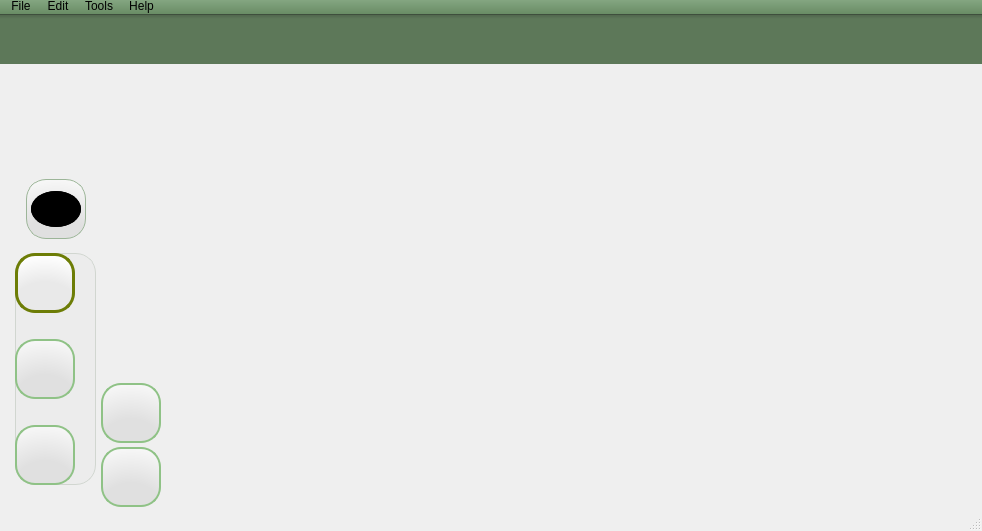
<?xml version="1.0" encoding="UTF-8"?>
<ui version="4.0">
 <class>OnlineBoard</class>
 <widget class="QMainWindow" name="OnlineBoard">
  <property name="geometry">
   <rect>
    <x>0</x>
    <y>0</y>
    <width>982</width>
    <height>531</height>
   </rect>
  </property>
  <property name="windowTitle">
   <string>Online Board</string>
  </property>
  <property name="iconSize">
   <size>
    <width>100</width>
    <height>100</height>
   </size>
  </property>
  <property name="animated">
   <bool>true</bool>
  </property>
  <widget class="QWidget" name="centralwidget">
   <property name="focusPolicy">
    <enum>Qt::StrongFocus</enum>
   </property>
   <layout class="QVBoxLayout" name="verticalLayout_5">
    <property name="spacing">
     <number>0</number>
    </property>
    <property name="leftMargin">
     <number>0</number>
    </property>
    <property name="topMargin">
     <number>0</number>
    </property>
    <property name="rightMargin">
     <number>0</number>
    </property>
    <property name="bottomMargin">
     <number>0</number>
    </property>
    <item>
     <widget class="QWidget" name="toolsPropsContainer" native="true">
      <property name="sizePolicy">
       <sizepolicy hsizetype="Expanding" vsizetype="Fixed">
        <horstretch>0</horstretch>
        <verstretch>0</verstretch>
       </sizepolicy>
      </property>
      <property name="minimumSize">
       <size>
        <width>0</width>
        <height>50</height>
       </size>
      </property>
      <property name="maximumSize">
       <size>
        <width>16777215</width>
        <height>50</height>
       </size>
      </property>
      <property name="styleSheet">
       <string notr="true">QWidget#toolsPropsContainer {
	background: qlineargradient(x1:0, y1:0, x2:0, y2:1, stop:0 #4e634b, stop:0.1 #5d7859);
	border-top: 1px solid #3e4f3d;
}</string>
      </property>
      <layout class="QVBoxLayout" name="verticalLayout_2">
       <property name="leftMargin">
        <number>0</number>
       </property>
       <property name="topMargin">
        <number>0</number>
       </property>
       <property name="rightMargin">
        <number>0</number>
       </property>
       <property name="bottomMargin">
        <number>0</number>
       </property>
      </layout>
     </widget>
    </item>
    <item>
     <layout class="QGridLayout" name="gridLayout_">
      <property name="leftMargin">
       <number>15</number>
      </property>
      <property name="topMargin">
       <number>11</number>
      </property>
      <property name="rightMargin">
       <number>11</number>
      </property>
      <item row="1" column="0">
       <widget class="QWidget" name="toolsContainer" native="true">
        <property name="sizePolicy">
         <sizepolicy hsizetype="Fixed" vsizetype="Fixed">
          <horstretch>0</horstretch>
          <verstretch>0</verstretch>
         </sizepolicy>
        </property>
        <property name="minimumSize">
         <size>
          <width>150</width>
          <height>330</height>
         </size>
        </property>
        <property name="maximumSize">
         <size>
          <width>150</width>
          <height>330</height>
         </size>
        </property>
        <property name="mouseTracking">
         <bool>false</bool>
        </property>
        <widget class="QWidget" name="tools" native="true">
         <property name="geometry">
          <rect>
           <x>0</x>
           <y>74</y>
           <width>81</width>
           <height>232</height>
          </rect>
         </property>
         <property name="sizePolicy">
          <sizepolicy hsizetype="Fixed" vsizetype="Fixed">
           <horstretch>0</horstretch>
           <verstretch>0</verstretch>
          </sizepolicy>
         </property>
         <property name="minimumSize">
          <size>
           <width>0</width>
           <height>0</height>
          </size>
         </property>
         <property name="maximumSize">
          <size>
           <width>16777215</width>
           <height>16777215</height>
          </size>
         </property>
         <property name="mouseTracking">
          <bool>false</bool>
         </property>
         <property name="layoutDirection">
          <enum>Qt::LeftToRight</enum>
         </property>
         <property name="autoFillBackground">
          <bool>false</bool>
         </property>
         <property name="styleSheet">
          <string notr="true">QWidget {
	background: #ececec;
	border: 1px solid #d1d6d0;
	border-radius: 20px;
}</string>
         </property>
         <layout class="QVBoxLayout" name="verticalLayout">
          <item>
           <widget class="QToolButton" name="buttonPencil">
            <property name="sizePolicy">
             <sizepolicy hsizetype="Maximum" vsizetype="Expanding">
              <horstretch>0</horstretch>
              <verstretch>0</verstretch>
             </sizepolicy>
            </property>
            <property name="minimumSize">
             <size>
              <width>60</width>
              <height>60</height>
             </size>
            </property>
            <property name="maximumSize">
             <size>
              <width>60</width>
              <height>60</height>
             </size>
            </property>
            <property name="cursor">
             <cursorShape>PointingHandCursor</cursorShape>
            </property>
            <property name="focusPolicy">
             <enum>Qt::StrongFocus</enum>
            </property>
            <property name="styleSheet">
             <string notr="true">QToolButton {
	background: qradialgradient(cx:0.5, cy:1.2, radius:1.2, fx:0.5, fy:1.2, stop:0.5 #e0e0e0, stop:1 #f7f7f7);
	border: 2px solid #8fc286;
	border-radius: 20px;
}

QToolButton:hover {
	background: qradialgradient(cx:0.5, cy:1.2, radius:1.2, fx:0.5, fy:1.2, stop:0.6 #e9e9e9, stop:1 #fff);
}

QToolButton:pressed {
	background: qradialgradient(cx:0.5, cy:1.2, radius:1.2, fx:0.5, fy:1.2, stop:0.8 #dedede, stop:1 #d0d0d0);
}

QToolButton:checked {
	background: qradialgradient(cx:0.5, cy:1.2, radius:1.2, fx:0.5, fy:1.2, stop:0.6 #e9e9e9, stop:1 #fff);
	border-width: 3px;
	border-color: #6d7d06;
}

QToolButton::menu-indicator {
	image: none;
}</string>
            </property>
            <property name="text">
             <string/>
            </property>
            <property name="icon">
             <iconset>
              <normaloff>Data/img/tools/pencil.png</normaloff>Data/img/tools/pencil.png</iconset>
            </property>
            <property name="iconSize">
             <size>
              <width>50</width>
              <height>50</height>
             </size>
            </property>
            <property name="checkable">
             <bool>true</bool>
            </property>
            <property name="checked">
             <bool>true</bool>
            </property>
            <attribute name="buttonGroup">
             <string notr="true">toolsGroup</string>
            </attribute>
           </widget>
          </item>
          <item>
           <spacer name="verticalSpacer">
            <property name="orientation">
             <enum>Qt::Vertical</enum>
            </property>
            <property name="sizeHint" stdset="0">
             <size>
              <width>20</width>
              <height>40</height>
             </size>
            </property>
           </spacer>
          </item>
          <item>
           <widget class="QToolButton" name="buttonLine">
            <property name="sizePolicy">
             <sizepolicy hsizetype="Maximum" vsizetype="Expanding">
              <horstretch>0</horstretch>
              <verstretch>0</verstretch>
             </sizepolicy>
            </property>
            <property name="minimumSize">
             <size>
              <width>60</width>
              <height>60</height>
             </size>
            </property>
            <property name="maximumSize">
             <size>
              <width>60</width>
              <height>60</height>
             </size>
            </property>
            <property name="cursor">
             <cursorShape>PointingHandCursor</cursorShape>
            </property>
            <property name="focusPolicy">
             <enum>Qt::StrongFocus</enum>
            </property>
            <property name="styleSheet">
             <string notr="true">QToolButton {
	background: qradialgradient(cx:0.5, cy:1.2, radius:1.2, fx:0.5, fy:1.2, stop:0.5 #e0e0e0, stop:1 #f7f7f7);
	border: 2px solid #8fc286;
	border-radius: 20px;
}

QToolButton:hover {
	background: qradialgradient(cx:0.5, cy:1.2, radius:1.2, fx:0.5, fy:1.2, stop:0.6 #e9e9e9, stop:1 #fff);
}

QToolButton:pressed {
	background: qradialgradient(cx:0.5, cy:1.2, radius:1.2, fx:0.5, fy:1.2, stop:0.8 #dedede, stop:1 #d0d0d0);
}

QToolButton:checked {
	background: qradialgradient(cx:0.5, cy:1.2, radius:1.2, fx:0.5, fy:1.2, stop:0.6 #e9e9e9, stop:1 #fff);
	border-width: 3px;
	border-color: #6d7d06;
}

QToolButton::menu-indicator {
	image: none;
}</string>
            </property>
            <property name="text">
             <string/>
            </property>
            <property name="icon">
             <iconset>
              <normaloff>Data/img/tools/line.png</normaloff>Data/img/tools/line.png</iconset>
            </property>
            <property name="iconSize">
             <size>
              <width>50</width>
              <height>50</height>
             </size>
            </property>
            <property name="checkable">
             <bool>true</bool>
            </property>
            <attribute name="buttonGroup">
             <string notr="true">toolsGroup</string>
            </attribute>
           </widget>
          </item>
          <item>
           <spacer name="verticalSpacer_2">
            <property name="orientation">
             <enum>Qt::Vertical</enum>
            </property>
            <property name="sizeHint" stdset="0">
             <size>
              <width>20</width>
              <height>40</height>
             </size>
            </property>
           </spacer>
          </item>
          <item>
           <widget class="QToolButton" name="buttonFigure">
            <property name="sizePolicy">
             <sizepolicy hsizetype="Maximum" vsizetype="Expanding">
              <horstretch>0</horstretch>
              <verstretch>0</verstretch>
             </sizepolicy>
            </property>
            <property name="minimumSize">
             <size>
              <width>60</width>
              <height>60</height>
             </size>
            </property>
            <property name="maximumSize">
             <size>
              <width>60</width>
              <height>60</height>
             </size>
            </property>
            <property name="cursor">
             <cursorShape>PointingHandCursor</cursorShape>
            </property>
            <property name="focusPolicy">
             <enum>Qt::StrongFocus</enum>
            </property>
            <property name="styleSheet">
             <string notr="true">QToolButton {
	background: qradialgradient(cx:0.5, cy:1.2, radius:1.2, fx:0.5, fy:1.2, stop:0.5 #e0e0e0, stop:1 #f7f7f7);
	border: 2px solid #8fc286;
	border-radius: 20px;
}

QToolButton:hover {
	background: qradialgradient(cx:0.5, cy:1.2, radius:1.2, fx:0.5, fy:1.2, stop:0.6 #e9e9e9, stop:1 #fff);
}

QToolButton:pressed {
	background: qradialgradient(cx:0.5, cy:1.2, radius:1.2, fx:0.5, fy:1.2, stop:0.8 #dedede, stop:1 #d0d0d0);
}

QToolButton:checked {
	background: qradialgradient(cx:0.5, cy:1.2, radius:1.2, fx:0.5, fy:1.2, stop:0.6 #e9e9e9, stop:1 #fff);
	border-width: 3px;
	border-color: #6d7d06;
}

QToolButton::menu-indicator {
	image: none;
}</string>
            </property>
            <property name="text">
             <string/>
            </property>
            <property name="icon">
             <iconset>
              <normaloff>Data/img/tools/rect.png</normaloff>Data/img/tools/rect.png</iconset>
            </property>
            <property name="iconSize">
             <size>
              <width>50</width>
              <height>50</height>
             </size>
            </property>
            <property name="checkable">
             <bool>true</bool>
            </property>
            <attribute name="buttonGroup">
             <string notr="true">toolsGroup</string>
            </attribute>
           </widget>
          </item>
         </layout>
        </widget>
        <widget class="QWidget" name="figures" native="true">
         <property name="geometry">
          <rect>
           <x>81</x>
           <y>200</y>
           <width>68</width>
           <height>134</height>
          </rect>
         </property>
         <property name="sizePolicy">
          <sizepolicy hsizetype="Fixed" vsizetype="Fixed">
           <horstretch>0</horstretch>
           <verstretch>0</verstretch>
          </sizepolicy>
         </property>
         <property name="minimumSize">
          <size>
           <width>0</width>
           <height>0</height>
          </size>
         </property>
         <property name="maximumSize">
          <size>
           <width>16777215</width>
           <height>16777215</height>
          </size>
         </property>
         <property name="layoutDirection">
          <enum>Qt::LeftToRight</enum>
         </property>
         <property name="autoFillBackground">
          <bool>false</bool>
         </property>
         <property name="styleSheet">
          <string notr="true"/>
         </property>
         <layout class="QVBoxLayout" name="verticalLayout_3">
          <property name="spacing">
           <number>0</number>
          </property>
          <property name="leftMargin">
           <number>5</number>
          </property>
          <property name="topMargin">
           <number>0</number>
          </property>
          <property name="rightMargin">
           <number>5</number>
          </property>
          <property name="bottomMargin">
           <number>0</number>
          </property>
          <item>
           <widget class="QToolButton" name="buttonRectangle">
            <property name="sizePolicy">
             <sizepolicy hsizetype="Maximum" vsizetype="Expanding">
              <horstretch>0</horstretch>
              <verstretch>0</verstretch>
             </sizepolicy>
            </property>
            <property name="minimumSize">
             <size>
              <width>60</width>
              <height>60</height>
             </size>
            </property>
            <property name="maximumSize">
             <size>
              <width>60</width>
              <height>60</height>
             </size>
            </property>
            <property name="cursor">
             <cursorShape>PointingHandCursor</cursorShape>
            </property>
            <property name="focusPolicy">
             <enum>Qt::StrongFocus</enum>
            </property>
            <property name="styleSheet">
             <string notr="true">QToolButton {
	background: qradialgradient(cx:0.5, cy:1.2, radius:1.2, fx:0.5, fy:1.2, stop:0.5 #e0e0e0, stop:1 #f7f7f7);
	border: 2px solid #8fc286;
	border-radius: 20px;
}

QToolButton:hover {
	background: qradialgradient(cx:0.5, cy:1.2, radius:1.2, fx:0.5, fy:1.2, stop:0.6 #e9e9e9, stop:1 #fff);
}

QToolButton:pressed {
	background: qradialgradient(cx:0.5, cy:1.2, radius:1.2, fx:0.5, fy:1.2, stop:0.8 #dedede, stop:1 #d0d0d0);
}

QToolButton:checked {
	background: qradialgradient(cx:0.5, cy:1.2, radius:1.2, fx:0.5, fy:1.2, stop:0.6 #e9e9e9, stop:1 #fff);
	border-width: 3px;
	border-color: #6d7d06;
}

QToolButton::menu-indicator {
	image: none;
}</string>
            </property>
            <property name="text">
             <string/>
            </property>
            <property name="icon">
             <iconset>
              <normaloff>Data/img/tools/rect.png</normaloff>Data/img/tools/rect.png</iconset>
            </property>
            <property name="iconSize">
             <size>
              <width>50</width>
              <height>50</height>
             </size>
            </property>
            <property name="checkable">
             <bool>false</bool>
            </property>
           </widget>
          </item>
          <item>
           <widget class="QToolButton" name="buttonEllipse">
            <property name="sizePolicy">
             <sizepolicy hsizetype="Maximum" vsizetype="Expanding">
              <horstretch>0</horstretch>
              <verstretch>0</verstretch>
             </sizepolicy>
            </property>
            <property name="minimumSize">
             <size>
              <width>60</width>
              <height>60</height>
             </size>
            </property>
            <property name="maximumSize">
             <size>
              <width>60</width>
              <height>60</height>
             </size>
            </property>
            <property name="cursor">
             <cursorShape>PointingHandCursor</cursorShape>
            </property>
            <property name="focusPolicy">
             <enum>Qt::StrongFocus</enum>
            </property>
            <property name="styleSheet">
             <string notr="true">QToolButton {
	background: qradialgradient(cx:0.5, cy:1.2, radius:1.2, fx:0.5, fy:1.2, stop:0.5 #e0e0e0, stop:1 #f7f7f7);
	border: 2px solid #8fc286;
	border-radius: 20px;
}

QToolButton:hover {
	background: qradialgradient(cx:0.5, cy:1.2, radius:1.2, fx:0.5, fy:1.2, stop:0.6 #e9e9e9, stop:1 #fff);
}

QToolButton:pressed {
	background: qradialgradient(cx:0.5, cy:1.2, radius:1.2, fx:0.5, fy:1.2, stop:0.8 #dedede, stop:1 #d0d0d0);
}

QToolButton:checked {
	background: qradialgradient(cx:0.5, cy:1.2, radius:1.2, fx:0.5, fy:1.2, stop:0.6 #e9e9e9, stop:1 #fff);
	border-width: 3px;
	border-color: #6d7d06;
}

QToolButton::menu-indicator {
	image: none;
}</string>
            </property>
            <property name="text">
             <string/>
            </property>
            <property name="icon">
             <iconset>
              <normaloff>Data/img/tools/ellipse.png</normaloff>Data/img/tools/ellipse.png</iconset>
            </property>
            <property name="iconSize">
             <size>
              <width>50</width>
              <height>50</height>
             </size>
            </property>
            <property name="checkable">
             <bool>false</bool>
            </property>
           </widget>
          </item>
         </layout>
        </widget>
        <widget class="QToolButton" name="buttonColor">
         <property name="geometry">
          <rect>
           <x>11</x>
           <y>0</y>
           <width>60</width>
           <height>60</height>
          </rect>
         </property>
         <property name="sizePolicy">
          <sizepolicy hsizetype="Maximum" vsizetype="Expanding">
           <horstretch>0</horstretch>
           <verstretch>0</verstretch>
          </sizepolicy>
         </property>
         <property name="minimumSize">
          <size>
           <width>60</width>
           <height>60</height>
          </size>
         </property>
         <property name="maximumSize">
          <size>
           <width>60</width>
           <height>60</height>
          </size>
         </property>
         <property name="cursor">
          <cursorShape>PointingHandCursor</cursorShape>
         </property>
         <property name="focusPolicy">
          <enum>Qt::StrongFocus</enum>
         </property>
         <property name="styleSheet">
          <string notr="true">QToolButton {
	background: qradialgradient(cx:0.5, cy:1.2, radius:1.2, fx:0.5, fy:1.2, stop:0.5 #e0e0e0, stop:1 #f7f7f7);
	border: 1px solid #9cb598;
	border-radius: 20px;
}

QToolButton:hover {
	background: qradialgradient(cx:0.5, cy:1.2, radius:1.2, fx:0.5, fy:1.2, stop:0.6 #e9e9e9, stop:1 #fff);
}

QToolButton:pressed {
	background: qradialgradient(cx:0.5, cy:1.2, radius:1.2, fx:0.5, fy:1.2, stop:0.8 #dedede, stop:1 #d0d0d0);
}

QToolButton:checked {
	background: qradialgradient(cx:0.5, cy:1.2, radius:1.2, fx:0.5, fy:1.2, stop:0.6 #e9e9e9, stop:1 #fff);
	border-width: 3px;
	border-color: #6d7d06;
}

QToolButton::menu-indicator {
	image: none;
}</string>
         </property>
         <property name="text">
          <string/>
         </property>
         <property name="iconSize">
          <size>
           <width>50</width>
           <height>50</height>
          </size>
         </property>
         <property name="checkable">
          <bool>false</bool>
         </property>
         <property name="checked">
          <bool>false</bool>
         </property>
         <widget class="QWidget" name="colorPreviewBgd" native="true">
          <property name="geometry">
           <rect>
            <x>5</x>
            <y>12</y>
            <width>50</width>
            <height>36</height>
           </rect>
          </property>
          <property name="styleSheet">
           <string notr="true">QWidget {
	background: url(':/resources/img/transparency.png');
	border: 2px solid;
	border-color: black;
	border-radius: 25px 18px;
}</string>
          </property>
          <widget class="QWidget" name="colorPreview" native="true">
           <property name="geometry">
            <rect>
             <x>0</x>
             <y>0</y>
             <width>50</width>
             <height>36</height>
            </rect>
           </property>
           <property name="styleSheet">
            <string notr="true">QWidget {
	background: black;
}</string>
           </property>
          </widget>
         </widget>
        </widget>
       </widget>
      </item>
      <item row="0" column="0">
       <spacer name="verticalSpacer_3">
        <property name="orientation">
         <enum>Qt::Vertical</enum>
        </property>
        <property name="sizeType">
         <enum>QSizePolicy::Expanding</enum>
        </property>
        <property name="sizeHint" stdset="0">
         <size>
          <width>20</width>
          <height>20</height>
         </size>
        </property>
       </spacer>
      </item>
      <item row="1" column="1">
       <spacer name="horizontalSpacer">
        <property name="orientation">
         <enum>Qt::Horizontal</enum>
        </property>
        <property name="sizeHint" stdset="0">
         <size>
          <width>862</width>
          <height>20</height>
         </size>
        </property>
       </spacer>
      </item>
     </layout>
    </item>
   </layout>
  </widget>
  <widget class="QMenuBar" name="menuBar">
   <property name="geometry">
    <rect>
     <x>0</x>
     <y>0</y>
     <width>982</width>
     <height>21</height>
    </rect>
   </property>
   <property name="cursor">
    <cursorShape>ArrowCursor</cursorShape>
   </property>
   <property name="styleSheet">
    <string notr="true">QMenuBar {
	background: qlineargradient(x1:0, y1:0, x2:0, y2:1, stop:0 #84a681, stop:1 #698c65);
}

QMenuBar::item {
	padding: 0 5px;
}

QMenuBar::item:selected  {
	background: rgba(220, 220, 220, 100);
}

QMenuBar::item:pressed  {
	background: rgba(240, 240, 240, 200);
}</string>
   </property>
   <widget class="QMenu" name="menuFile">
    <property name="cursor">
     <cursorShape>PointingHandCursor</cursorShape>
    </property>
    <property name="mouseTracking">
     <bool>true</bool>
    </property>
    <property name="autoFillBackground">
     <bool>false</bool>
    </property>
    <property name="styleSheet">
     <string notr="true">QMenu::item {
	background: #f8f8f8;
	color: black;
}</string>
    </property>
    <property name="title">
     <string>File</string>
    </property>
   </widget>
   <widget class="QMenu" name="menuEdit">
    <property name="cursor">
     <cursorShape>PointingHandCursor</cursorShape>
    </property>
    <property name="styleSheet">
     <string notr="true">QMenu::item {
	background: #f8f8f8;
	color: black;
}</string>
    </property>
    <property name="title">
     <string>Edit</string>
    </property>
    <addaction name="actionUndo"/>
   </widget>
   <widget class="QMenu" name="menuTools">
    <property name="cursor">
     <cursorShape>PointingHandCursor</cursorShape>
    </property>
    <property name="styleSheet">
     <string notr="true">QMenu::item {
	background: #f8f8f8;
	color: black;
}</string>
    </property>
    <property name="title">
     <string>Tools</string>
    </property>
    <widget class="QMenu" name="menuFigure">
     <property name="title">
      <string>Figure</string>
     </property>
     <addaction name="actionRectangle"/>
     <addaction name="actionEllipse"/>
    </widget>
    <addaction name="actionPencil"/>
    <addaction name="actionLine"/>
    <addaction name="menuFigure"/>
   </widget>
   <widget class="QMenu" name="menuHelp">
    <property name="cursor">
     <cursorShape>PointingHandCursor</cursorShape>
    </property>
    <property name="styleSheet">
     <string notr="true">QMenu::item {
	background: #f8f8f8;
	color: black;
}</string>
    </property>
    <property name="title">
     <string>Help</string>
    </property>
    <addaction name="actionhelp"/>
    <addaction name="actionabout"/>
   </widget>
   <addaction name="menuFile"/>
   <addaction name="menuEdit"/>
   <addaction name="menuTools"/>
   <addaction name="menuHelp"/>
  </widget>
  <widget class="QStatusBar" name="statusBar">
   <property name="enabled">
    <bool>true</bool>
   </property>
  </widget>
  <action name="actionhelp">
   <property name="text">
    <string>Help</string>
   </property>
  </action>
  <action name="actionabout">
   <property name="text">
    <string>About</string>
   </property>
  </action>
  <action name="actionPencil">
   <property name="checkable">
    <bool>true</bool>
   </property>
   <property name="checked">
    <bool>true</bool>
   </property>
   <property name="text">
    <string>Pencil</string>
   </property>
  </action>
  <action name="actionLine">
   <property name="checkable">
    <bool>true</bool>
   </property>
   <property name="checked">
    <bool>false</bool>
   </property>
   <property name="text">
    <string>Line</string>
   </property>
  </action>
  <action name="actionRectangle">
   <property name="checkable">
    <bool>true</bool>
   </property>
   <property name="text">
    <string>Rectangle</string>
   </property>
  </action>
  <action name="actionEllipse">
   <property name="checkable">
    <bool>true</bool>
   </property>
   <property name="text">
    <string>Ellipse</string>
   </property>
  </action>
  <action name="actionUndo">
   <property name="text">
    <string>Undo</string>
   </property>
   <property name="shortcut">
    <string>Ctrl+Z</string>
   </property>
  </action>
 </widget>
 <resources/>
 <connections>
  <connection>
   <sender>buttonPencil</sender>
   <signal>triggered(QAction*)</signal>
   <receiver>OnlineBoard</receiver>
   <slot>onToolButtonTriggered(QAction*)</slot>
   <hints>
    <hint type="sourcelabel">
     <x>85</x>
     <y>318</y>
    </hint>
    <hint type="destinationlabel">
     <x>199</x>
     <y>262</y>
    </hint>
   </hints>
  </connection>
  <connection>
   <sender>buttonLine</sender>
   <signal>triggered(QAction*)</signal>
   <receiver>OnlineBoard</receiver>
   <slot>onToolButtonTriggered(QAction*)</slot>
   <hints>
    <hint type="sourcelabel">
     <x>85</x>
     <y>393</y>
    </hint>
    <hint type="destinationlabel">
     <x>197</x>
     <y>341</y>
    </hint>
   </hints>
  </connection>
  <connection>
   <sender>buttonRectangle</sender>
   <signal>triggered(QAction*)</signal>
   <receiver>OnlineBoard</receiver>
   <slot>onToolButtonTriggered(QAction*)</slot>
   <hints>
    <hint type="sourcelabel">
     <x>160</x>
     <y>437</y>
    </hint>
    <hint type="destinationlabel">
     <x>229</x>
     <y>406</y>
    </hint>
   </hints>
  </connection>
  <connection>
   <sender>buttonPencil</sender>
   <signal>clicked()</signal>
   <receiver>OnlineBoard</receiver>
   <slot>onToolButtonClicked()</slot>
   <hints>
    <hint type="sourcelabel">
     <x>85</x>
     <y>318</y>
    </hint>
    <hint type="destinationlabel">
     <x>199</x>
     <y>240</y>
    </hint>
   </hints>
  </connection>
  <connection>
   <sender>buttonLine</sender>
   <signal>clicked()</signal>
   <receiver>OnlineBoard</receiver>
   <slot>onToolButtonClicked()</slot>
   <hints>
    <hint type="sourcelabel">
     <x>85</x>
     <y>393</y>
    </hint>
    <hint type="destinationlabel">
     <x>200</x>
     <y>317</y>
    </hint>
   </hints>
  </connection>
  <connection>
   <sender>buttonFigure</sender>
   <signal>clicked()</signal>
   <receiver>OnlineBoard</receiver>
   <slot>onToolButtonClicked()</slot>
   <hints>
    <hint type="sourcelabel">
     <x>85</x>
     <y>468</y>
    </hint>
    <hint type="destinationlabel">
     <x>548</x>
     <y>424</y>
    </hint>
   </hints>
  </connection>
  <connection>
   <sender>buttonEllipse</sender>
   <signal>triggered(QAction*)</signal>
   <receiver>OnlineBoard</receiver>
   <slot>onToolButtonTriggered(QAction*)</slot>
   <hints>
    <hint type="sourcelabel">
     <x>160</x>
     <y>501</y>
    </hint>
    <hint type="destinationlabel">
     <x>223</x>
     <y>497</y>
    </hint>
   </hints>
  </connection>
  <connection>
   <sender>buttonRectangle</sender>
   <signal>clicked()</signal>
   <receiver>OnlineBoard</receiver>
   <slot>onToolButtonClicked()</slot>
   <hints>
    <hint type="sourcelabel">
     <x>160</x>
     <y>437</y>
    </hint>
    <hint type="destinationlabel">
     <x>229</x>
     <y>382</y>
    </hint>
   </hints>
  </connection>
  <connection>
   <sender>buttonEllipse</sender>
   <signal>clicked()</signal>
   <receiver>OnlineBoard</receiver>
   <slot>onToolButtonClicked()</slot>
   <hints>
    <hint type="sourcelabel">
     <x>160</x>
     <y>501</y>
    </hint>
    <hint type="destinationlabel">
     <x>225</x>
     <y>473</y>
    </hint>
   </hints>
  </connection>
  <connection>
   <sender>buttonColor</sender>
   <signal>clicked()</signal>
   <receiver>OnlineBoard</receiver>
   <slot>onColorButtonClicked()</slot>
   <hints>
    <hint type="sourcelabel">
     <x>73</x>
     <y>200</y>
    </hint>
    <hint type="destinationlabel">
     <x>251</x>
     <y>169</y>
    </hint>
   </hints>
  </connection>
  <connection>
   <sender>actionUndo</sender>
   <signal>triggered()</signal>
   <receiver>OnlineBoard</receiver>
   <slot>onUndoTriggered()</slot>
   <hints>
    <hint type="sourcelabel">
     <x>-1</x>
     <y>-1</y>
    </hint>
    <hint type="destinationlabel">
     <x>490</x>
     <y>265</y>
    </hint>
   </hints>
  </connection>
 </connections>
 <slots>
  <slot>onToolButtonTriggered(QAction*)</slot>
  <slot>onToolButtonClicked()</slot>
  <slot>onToolActionTriggered()</slot>
  <slot>onColorButtonClicked()</slot>
  <slot>onUndoTriggered()</slot>
 </slots>
 <buttongroups>
  <buttongroup name="toolsGroup"/>
 </buttongroups>
</ui>
